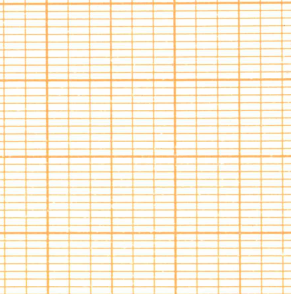
#> input picture Colab Notebooks/xu_ly_anh/Python code test/anh crop1.png, 291 x 294 px
$ python 'ICP 4x4.py'
#> lines starting #> are read from the running program, lines starting #| are printed output that depends on the picture; after the words box and inside, x2 and y2 are one past the last pixel; in counts of white or black regions, pixels touching at a corner belong together
import cv2
import numpy as np
import imutils
import sys
from imutils import contours

import cv2 as cv
import argparse


img = cv2.imread('anh crop1.png')
#> img is the input picture: shape (294, 291, 3); mean B, G, R 221.2, 241, 250.8
gray = cv2.cvtColor(img,cv2.COLOR_BGR2GRAY)
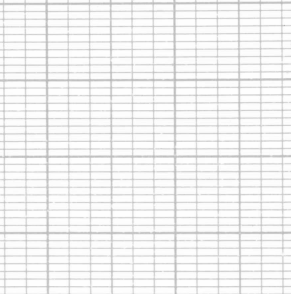
#> gray: shape (294, 291); min 183, max 254, mean 241.7
# thresh = cv2.adaptiveThreshold(gray,255,cv2.ADAPTIVE_THRESH_GAUSSIAN_C, cv2.THRESH_BINARY_INV,255,1)
cv2.imshow('anh goc',img)

edges = cv2.Canny(img, 50,150)
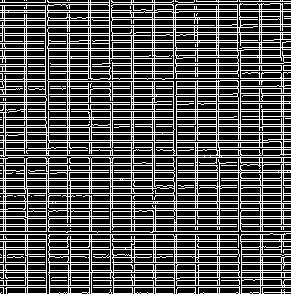
#> edges: shape (294, 291); 31.8% white in thin lines or dots
cv2.imshow('edges',edges)
corners = cv2.goodFeaturesToTrack(gray, 50, 0.01, 10)
#> corners = 50 rows, first 8: [44, 11], [196, 158], [172, 49], [172, 95], [68, 78], [172, 26], [261, 217], [173, 271]
corners = np.int0(corners)

for corner in corners:
    x,y = corner.ravel()
    cv2.circle(img,(x,y),3,255,-1)
#> this loop made 50 passes
#> (x, y) on passes 1 to 12: (44, 11), (196, 158), (172, 49), (172, 95), (68, 78), (172, 26), (261, 217), (173, 271), (25, 82), (44, 34), (45, 202), (44, 57)
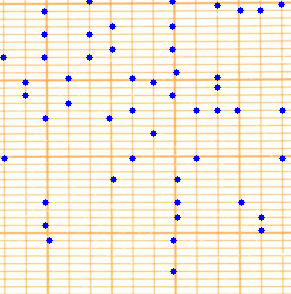
#> img: shape (294, 291, 3); 1.68% of pixels changed, all inside (x1, y1, x2, y2) = (0, 0, 286, 275)

cv2.imshow('Corner',img)

x = len(corners)
#> x = 50
print(x)
#| 50

#> (the run stopped early here; a loop or call above may not have finished)

$ run again, with Colab Notebooks/xu_ly_anh/Python code test/anh crop2.png copied over Colab Notebooks/xu_ly_anh/Python code test/anh crop1.png
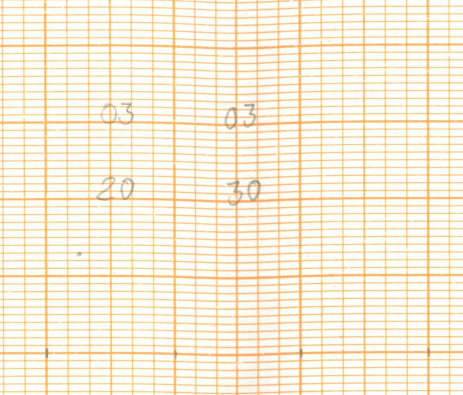
#> input picture Colab Notebooks/xu_ly_anh/Python code test/anh crop2.png, 463 x 395 px
#> img is the input picture: shape (395, 463, 3); mean B, G, R 217.8, 238.9, 250.4
#> `edges = cv2.Canny(img, 50,150)`:
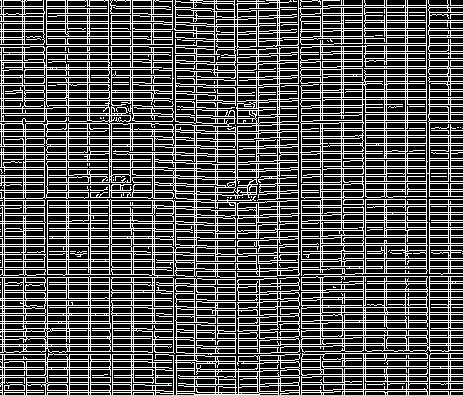
#> edges: shape (395, 463); 31.6% white in thin lines or dots
#> corners = 50 rows, first 8: [261, 185], [244, 105], [298, 353], [49, 353], [110, 196], [110, 124], [134, 183], [110, 179]
#> the loop `for corner in corners:` made 50 passes
#> after the loop `for corner in corners:`:
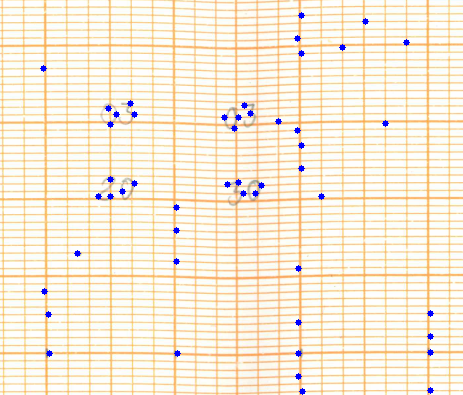
#> img: shape (395, 463, 3); 0.79% of pixels changed, all inside (x1, y1, x2, y2) = (40, 12, 434, 395)
#> `x = len(corners)`: x = 50
#| 50

$ run again, with Colab Notebooks/xu_ly_anh/Python code test/am_muong_te_T72007_10_2.png copied over Colab Notebooks/xu_ly_anh/Python code test/anh crop1.png
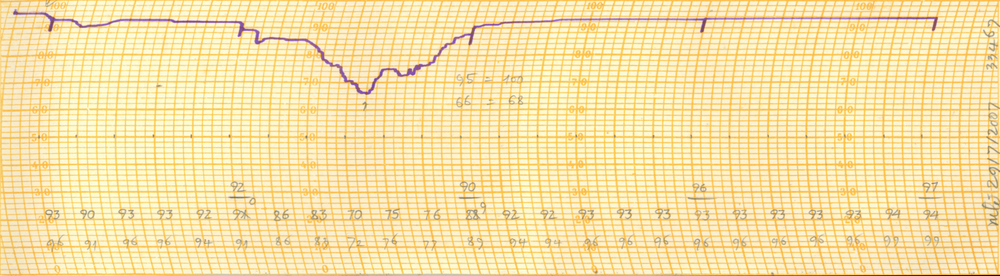
#> input picture Colab Notebooks/xu_ly_anh/Python code test/am_muong_te_T72007_10_2.png, 1000 x 276 px, shrunk from 2308 x 636 before the run
#> img is the input picture: shape (276, 1000, 3); mean B, G, R 167.3, 225.9, 248.9
#> `edges = cv2.Canny(img, 50,150)`:
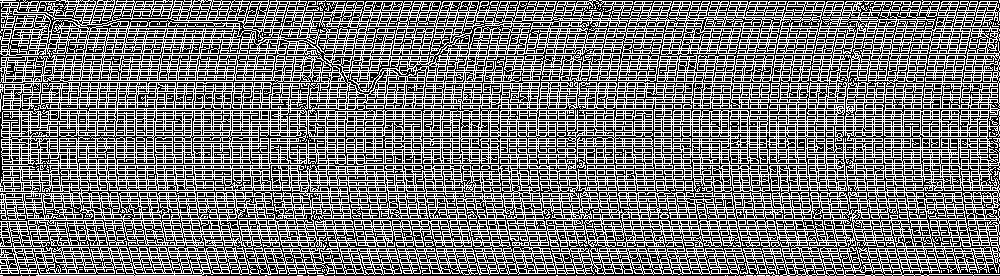
#> edges: shape (276, 1000); 44.1% white in thin lines or dots
#> corners = 50 rows, first 8: [469, 36], [933, 19], [49, 30], [239, 35], [701, 31], [14, 13], [701, 21], [412, 69]
#> the loop `for corner in corners:` made 50 passes
#> after the loop `for corner in corners:`:
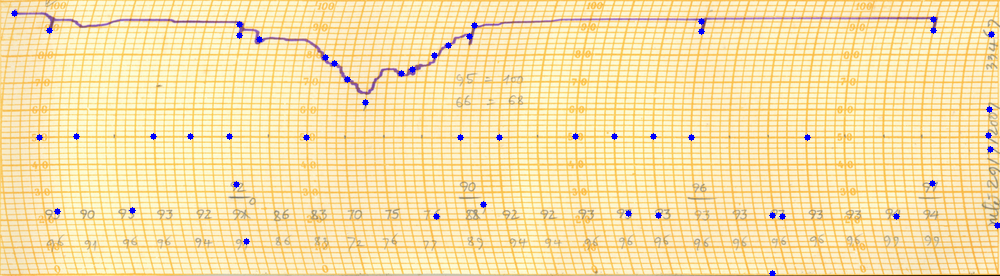
#> img: shape (276, 1000, 3); 0.52% of pixels changed, all inside (x1, y1, x2, y2) = (11, 10, 1000, 276)
#> `x = len(corners)`: x = 50
#| 50

$ run again, with Colab Notebooks/xu_ly_anh/Python code test/mua_muong_teT52019_8_1.png copied over Colab Notebooks/xu_ly_anh/Python code test/anh crop1.png
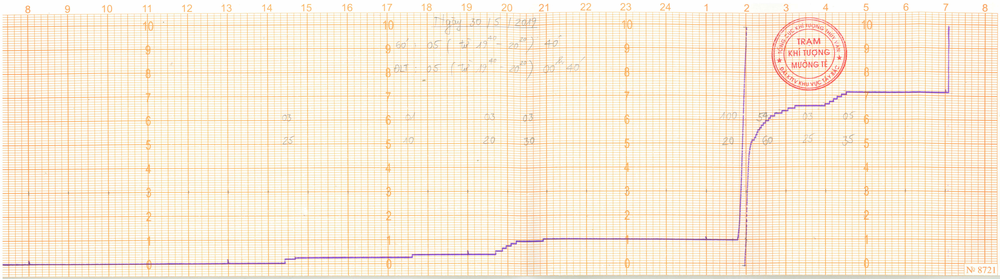
#> input picture Colab Notebooks/xu_ly_anh/Python code test/mua_muong_teT52019_8_1.png, 1000 x 279 px, shrunk from 3213 x 897 before the run
#> img is the input picture: shape (279, 1000, 3); mean B, G, R 217.4, 236.9, 249.5
#> `edges = cv2.Canny(img, 50,150)`:
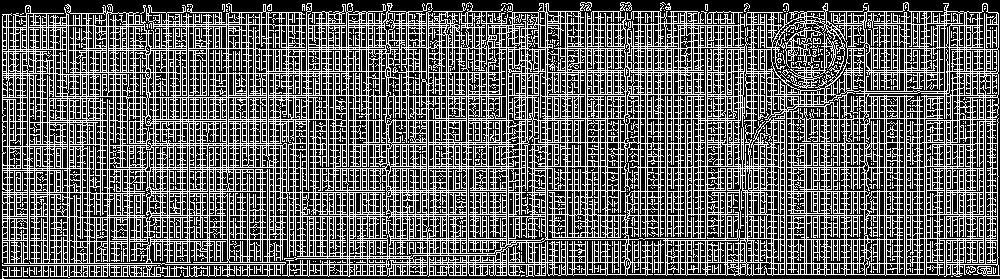
#> edges: shape (279, 1000); 38.3% white in thin lines or dots
#> corners = 50 rows, first 8: [29, 264], [706, 237], [2, 264], [467, 253], [285, 261], [839, 58], [945, 90], [495, 252]
#> the loop `for corner in corners:` made 50 passes
#> after the loop `for corner in corners:`:
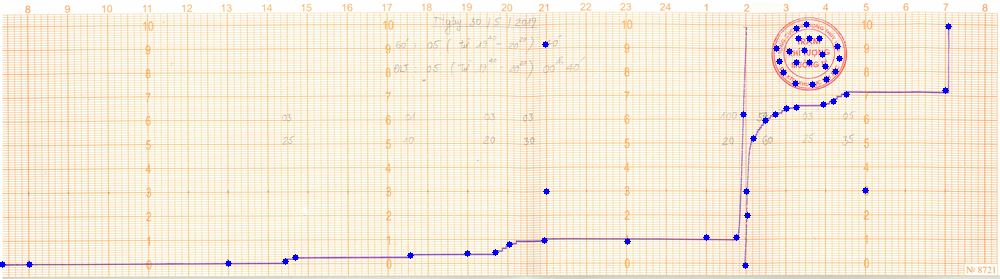
#> img: shape (279, 1000, 3); 0.52% of pixels changed, all inside (x1, y1, x2, y2) = (0, 21, 952, 269)
#> `x = len(corners)`: x = 50
#| 50
